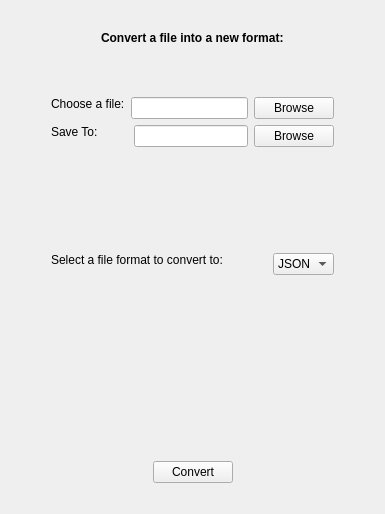
        <widget class="QWidget" name="Convert">
         <property name="sizePolicy">
          <sizepolicy hsizetype="Expanding" vsizetype="Expanding">
           <horstretch>0</horstretch>
           <verstretch>0</verstretch>
          </sizepolicy>
         </property>
         <attribute name="title">
          <string>Convert</string>
         </attribute>
         <layout class="QGridLayout" name="gridLayout_5">
          <item row="0" column="1">
           <layout class="QGridLayout" name="gridLayout_6">
            <property name="sizeConstraint">
             <enum>QLayout::SetFixedSize</enum>
            </property>
            <item row="1" column="0">
             <spacer name="horizontalSpacer_28">
              <property name="orientation">
               <enum>Qt::Horizontal</enum>
              </property>
              <property name="sizeHint" stdset="0">
               <size>
                <width>40</width>
                <height>20</height>
               </size>
              </property>
             </spacer>
            </item>
            <item row="6" column="0">
             <spacer name="horizontalSpacer_34">
              <property name="orientation">
               <enum>Qt::Horizontal</enum>
              </property>
              <property name="sizeHint" stdset="0">
               <size>
                <width>40</width>
                <height>20</height>
               </size>
              </property>
             </spacer>
            </item>
            <item row="3" column="0">
             <spacer name="horizontalSpacer_26">
              <property name="orientation">
               <enum>Qt::Horizontal</enum>
              </property>
              <property name="sizeHint" stdset="0">
               <size>
                <width>40</width>
                <height>20</height>
               </size>
              </property>
             </spacer>
            </item>
            <item row="5" column="0">
             <spacer name="horizontalSpacer_36">
              <property name="orientation">
               <enum>Qt::Horizontal</enum>
              </property>
              <property name="sizeHint" stdset="0">
               <size>
                <width>40</width>
                <height>20</height>
               </size>
              </property>
             </spacer>
            </item>
            <item row="9" column="0">
             <spacer name="horizontalSpacer_32">
              <property name="orientation">
               <enum>Qt::Horizontal</enum>
              </property>
              <property name="sizeHint" stdset="0">
               <size>
                <width>40</width>
                <height>20</height>
               </size>
              </property>
             </spacer>
            </item>
            <item row="8" column="0">
             <spacer name="horizontalSpacer_37">
              <property name="orientation">
               <enum>Qt::Horizontal</enum>
              </property>
              <property name="sizeHint" stdset="0">
               <size>
                <width>40</width>
                <height>20</height>
               </size>
              </property>
             </spacer>
            </item>
            <item row="10" column="0">
             <layout class="QHBoxLayout" name="horizontalLayout_8">
              <item>
               <spacer name="horizontalSpacer_23">
                <property name="orientation">
                 <enum>Qt::Horizontal</enum>
                </property>
                <property name="sizeHint" stdset="0">
                 <size>
                  <width>40</width>
                  <height>20</height>
                 </size>
                </property>
               </spacer>
              </item>
              <item alignment="Qt::AlignBottom">
               <widget class="QPushButton" name="convert_pushButton">
                <property name="styleSheet">
                 <string notr="true"/>
                </property>
                <property name="text">
                 <string>Convert</string>
                </property>
               </widget>
              </item>
              <item>
               <spacer name="horizontalSpacer_31">
                <property name="orientation">
                 <enum>Qt::Horizontal</enum>
                </property>
                <property name="sizeHint" stdset="0">
                 <size>
                  <width>40</width>
                  <height>20</height>
                 </size>
                </property>
               </spacer>
              </item>
             </layout>
            </item>
            <item row="7" column="0">
             <spacer name="horizontalSpacer_20">
              <property name="orientation">
               <enum>Qt::Horizontal</enum>
              </property>
              <property name="sizeHint" stdset="0">
               <size>
                <width>40</width>
                <height>20</height>
               </size>
              </property>
             </spacer>
            </item>
            <item row="0" column="0">
             <layout class="QVBoxLayout" name="verticalLayout_2">
              <item>
               <spacer name="horizontalSpacer">
                <property name="orientation">
                 <enum>Qt::Horizontal</enum>
                </property>
                <property name="sizeHint" stdset="0">
                 <size>
                  <width>40</width>
                  <height>20</height>
                 </size>
                </property>
               </spacer>
              </item>
              <item>
               <layout class="QHBoxLayout" name="horizontalLayout_5">
                <item>
                 <spacer name="horizontalSpacer_22">
                  <property name="orientation">
                   <enum>Qt::Horizontal</enum>
                  </property>
                  <property name="sizeHint" stdset="0">
                   <size>
                    <width>40</width>
                    <height>20</height>
                   </size>
                  </property>
                 </spacer>
                </item>
                <item alignment="Qt::AlignTop">
                 <widget class="QLabel" name="label_3">
                  <property name="font">
                   <font>
                    <weight>75</weight>
                    <bold>true</bold>
                   </font>
                  </property>
                  <property name="text">
                   <string>Convert a file into a new format:</string>
                  </property>
                 </widget>
                </item>
                <item>
                 <spacer name="horizontalSpacer_29">
                  <property name="orientation">
                   <enum>Qt::Horizontal</enum>
                  </property>
                  <property name="sizeHint" stdset="0">
                   <size>
                    <width>40</width>
                    <height>20</height>
                   </size>
                  </property>
                 </spacer>
                </item>
               </layout>
              </item>
              <item>
               <spacer name="horizontalSpacer_41">
                <property name="orientation">
                 <enum>Qt::Horizontal</enum>
                </property>
                <property name="sizeHint" stdset="0">
                 <size>
                  <width>40</width>
                  <height>20</height>
                 </size>
                </property>
               </spacer>
              </item>
              <item>
               <spacer name="horizontalSpacer_39">
                <property name="orientation">
                 <enum>Qt::Horizontal</enum>
                </property>
                <property name="sizeHint" stdset="0">
                 <size>
                  <width>40</width>
                  <height>20</height>
                 </size>
                </property>
               </spacer>
              </item>
              <item>
               <layout class="QHBoxLayout" name="horizontalLayout_6">
                <item alignment="Qt::AlignTop">
                 <widget class="QLabel" name="label">
                  <property name="text">
                   <string>Choose a file:</string>
                  </property>
                 </widget>
                </item>
                <item alignment="Qt::AlignTop">
                 <widget class="QLineEdit" name="originalfile_lineEdit"/>
                </item>
                <item alignment="Qt::AlignTop">
                 <widget class="QPushButton" name="originalfile_browse">
                  <property name="text">
                   <string>Browse</string>
                  </property>
                 </widget>
                </item>
               </layout>
              </item>
              <item>
               <layout class="QHBoxLayout" name="horizontalLayout_7">
                <item alignment="Qt::AlignTop">
                 <widget class="QLabel" name="label_2">
                  <property name="text">
                   <string>Save To:         </string>
                  </property>
                 </widget>
                </item>
                <item alignment="Qt::AlignTop">
                 <widget class="QLineEdit" name="saveConvert_lineEdit"/>
                </item>
                <item alignment="Qt::AlignTop">
                 <widget class="QPushButton" name="saveConvert_button">
                  <property name="text">
                   <string>Browse</string>
                  </property>
                 </widget>
                </item>
               </layout>
              </item>
              <item>
               <spacer name="horizontalSpacer_25">
                <property name="orientation">
                 <enum>Qt::Horizontal</enum>
                </property>
                <property name="sizeHint" stdset="0">
                 <size>
                  <width>40</width>
                  <height>20</height>
                 </size>
                </property>
               </spacer>
              </item>
              <item>
               <spacer name="horizontalSpacer_30">
                <property name="orientation">
                 <enum>Qt::Horizontal</enum>
                </property>
                <property name="sizeHint" stdset="0">
                 <size>
                  <width>40</width>
                  <height>20</height>
                 </size>
                </property>
               </spacer>
              </item>
              <item>
               <spacer name="horizontalSpacer_27">
                <property name="orientation">
                 <enum>Qt::Horizontal</enum>
                </property>
                <property name="sizeHint" stdset="0">
                 <size>
                  <width>40</width>
                  <height>20</height>
                 </size>
                </property>
               </spacer>
              </item>
              <item>
               <spacer name="horizontalSpacer_18">
                <property name="orientation">
                 <enum>Qt::Horizontal</enum>
                </property>
                <property name="sizeHint" stdset="0">
                 <size>
                  <width>40</width>
                  <height>20</height>
                 </size>
                </property>
               </spacer>
              </item>
              <item>
               <spacer name="horizontalSpacer_17">
                <property name="orientation">
                 <enum>Qt::Horizontal</enum>
                </property>
                <property name="sizeHint" stdset="0">
                 <size>
                  <width>40</width>
                  <height>20</height>
                 </size>
                </property>
               </spacer>
              </item>
              <item>
               <layout class="QHBoxLayout" name="horizontalLayout_2">
                <item alignment="Qt::AlignTop">
                 <widget class="QLabel" name="label_4">
                  <property name="text">
                   <string>Select a file format to convert to: </string>
                  </property>
                 </widget>
                </item>
                <item>
                 <spacer name="horizontalSpacer_14">
                  <property name="orientation">
                   <enum>Qt::Horizontal</enum>
                  </property>
                  <property name="sizeHint" stdset="0">
                   <size>
                    <width>40</width>
                    <height>20</height>
                   </size>
                  </property>
                 </spacer>
                </item>
                <item alignment="Qt::AlignTop">
                 <widget class="QComboBox" name="format_comboBox">
                  <item>
                   <property name="text">
                    <string>JSON</string>
                   </property>
                  </item>
                  <item>
                   <property name="text">
                    <string>CSV</string>
                   </property>
                  </item>
                 </widget>
                </item>
               </layout>
              </item>
             </layout>
            </item>
            <item row="2" column="0">
             <spacer name="horizontalSpacer_33">
              <property name="orientation">
               <enum>Qt::Horizontal</enum>
              </property>
              <property name="sizeHint" stdset="0">
               <size>
                <width>40</width>
                <height>20</height>
               </size>
              </property>
             </spacer>
            </item>
            <item row="4" column="0">
             <spacer name="horizontalSpacer_35">
              <property name="orientation">
               <enum>Qt::Horizontal</enum>
              </property>
              <property name="sizeHint" stdset="0">
               <size>
                <width>40</width>
                <height>20</height>
               </size>
              </property>
             </spacer>
            </item>
           </layout>
          </item>
          <item row="0" column="2">
           <spacer name="horizontalSpacer_16">
            <property name="orientation">
             <enum>Qt::Horizontal</enum>
            </property>
            <property name="sizeHint" stdset="0">
             <size>
              <width>40</width>
              <height>20</height>
             </size>
            </property>
           </spacer>
          </item>
          <item row="1" column="1">
           <spacer name="horizontalSpacer_24">
            <property name="orientation">
             <enum>Qt::Horizontal</enum>
            </property>
            <property name="sizeHint" stdset="0">
             <size>
              <width>40</width>
              <height>20</height>
             </size>
            </property>
           </spacer>
          </item>
          <item row="0" column="0">
           <spacer name="horizontalSpacer_2">
            <property name="orientation">
             <enum>Qt::Horizontal</enum>
            </property>
            <property name="sizeHint" stdset="0">
             <size>
              <width>40</width>
              <height>20</height>
             </size>
            </property>
           </spacer>
          </item>
         </layout>
        </widget>
